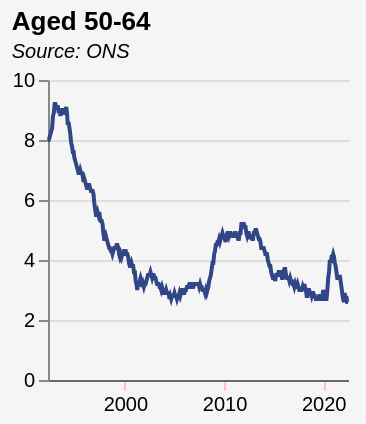

Write a Vega-Lite specification for this figure.
### Vega-Lite specification from a JSON file in a GitHub repository (floating-point values rounded to 4 significant figures; data arrays with more than 128 entries replaced by an {"elided": "..."} marker saying what was removed)
{"$schema": "https://vega.github.io/schema/vega-lite/v5.json", "title": {"text": "Aged 50-64", "subtitle": " Source: ONS", "subtitleFontStyle": "italic", "subtitleFontSize": 10, "anchor": "start", "color": "black", "subtitleColor": "black"}, "config": {"background": "whitesmoke", "view": {"stroke": "transparent"}}, "width": 150, "height": 150, "data": {"values": {"elided": "364 records"}, "format": {"parse": {"date": "date"}}}, "mark": {"type": "line", "point": false, "color": "#314686"}, "encoding": {"x": {"field": "date", "type": "temporal", "axis": {"title": null, "grid": false, "labelSeparation": 10, "domainColor": "dimgrey", "labelColor": "black", "tickColor": "pink", "gridColor": "dimgrey"}}, "y": {"field": "value", "type": "quantitative", "title": ""}}}
